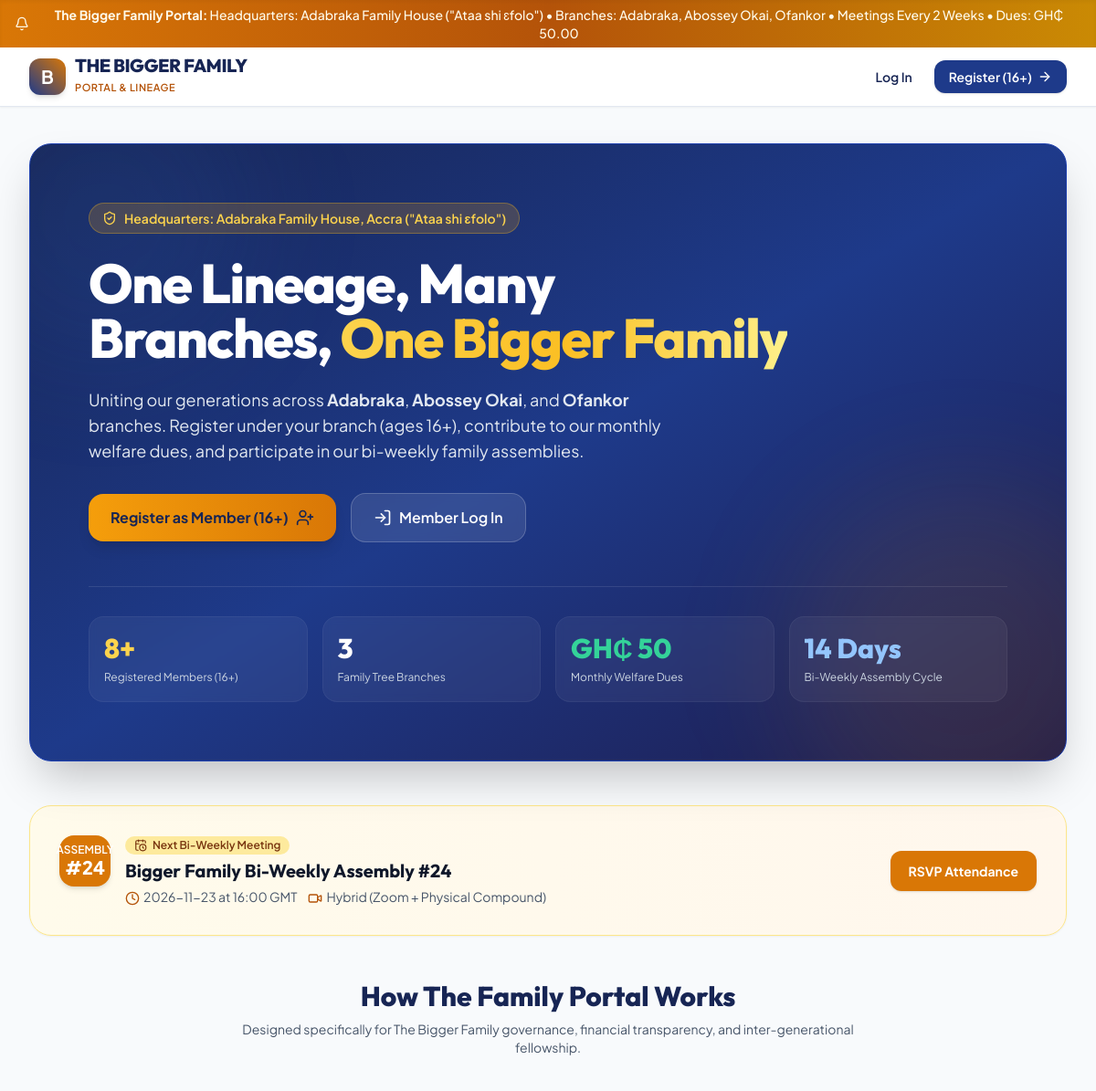
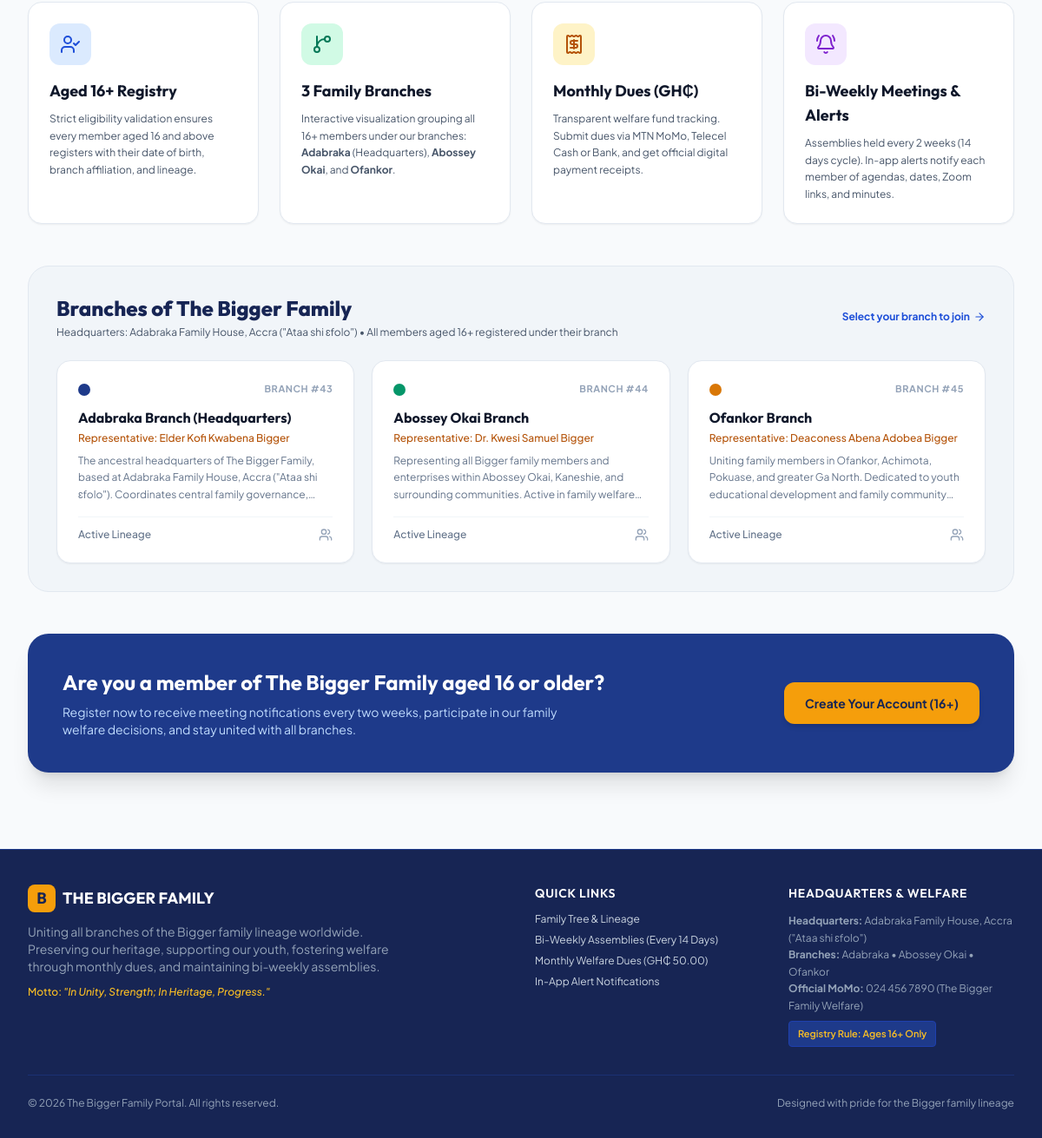
The page / on the database its author committed (2 pictures, top to bottom).
### tables this page shows
CREATE TABLE meetings (
        id INTEGER PRIMARY KEY AUTOINCREMENT,
        title TEXT NOT NULL,
        meeting_type TEXT DEFAULT 'Bi-Weekly General Assembly',
        scheduled_date DATE NOT NULL,
        start_time TEXT NOT NULL,
        end_time TEXT NOT NULL,
        location_type TEXT NOT NULL DEFAULT 'virtual', -- 'virtual', 'physical', 'hybrid'
        location_detail TEXT NOT NULL,
        agenda TEXT,
        minutes TEXT,
        status TEXT DEFAULT 'upcoming', -- 'upcoming', 'in_progress', 'completed', 'cancelled'
        cycle_number INTEGER DEFAULT 1,
        created_at DATETIME DEFAULT CURRENT_TIMESTAMP
    );

CREATE TABLE branches (
        id INTEGER PRIMARY KEY AUTOINCREMENT,
        name TEXT NOT NULL,
        slug TEXT UNIQUE NOT NULL,
        leader_name TEXT,
        description TEXT,
        color_code TEXT DEFAULT '#3B82F6',
        created_at DATETIME DEFAULT CURRENT_TIMESTAMP
    );

### app.py (the view)
@app.route('/')
def index():
    if 'member_id' in session:
        return redirect(url_for('dashboard'))
    conn = get_db()
    branches = conn.execute('SELECT * FROM branches ORDER BY id ASC').fetchall()
    member_count = conn.execute('SELECT COUNT(*) as count FROM members').fetchone()['count']
    branch_count = conn.execute('SELECT COUNT(*) as count FROM branches').fetchone()['count']
    next_meeting = conn.execute('''
        SELECT * FROM meetings
        WHERE status = 'upcoming' AND scheduled_date >= DATE('now')
        ORDER BY scheduled_date ASC, start_time ASC LIMIT 1
    ''').fetchone()
    return render_template('index.html', branches=branches, member_count=member_count, branch_count=branch_count, next_meeting=next_meeting)

### templates/index.html (shortened to what this page needs)
{% extends "base.html" %}
{% block content %}
<div class="space-y-12">
    <div class="relative rounded-3xl overflow-hidden bg-gradient-to-br from-blue-950 via-blue-900 to-indigo-950 text-white shadow-2xl p-8 sm:p-12 lg:p-16 border border-blue-800">
        <div class="absolute -right-20 -bottom-20 w-96 h-96 rounded-full bg-amber-500/10 blur-3xl pointer-events-none"></div>
        <div class="absolute -left-20 -top-20 w-80 h-80 rounded-full bg-blue-500/10 blur-3xl pointer-events-none"></div>
        <div class="relative z-10 max-w-3xl">
            <div class="inline-flex items-center gap-2 px-3.5 py-1.5 rounded-full bg-amber-500/20 text-amber-300 border border-amber-400/30 text-xs sm:text-sm font-semibold mb-6">
                <i data-lucide="shield-check" class="w-4 h-4"></i>
                <span>Headquarters: Adabraka Family House, Accra ("Ataa shi ɛfolo")</span>
            </div>
            <h1 class="font-heading text-3xl sm:text-5xl lg:text-6xl font-extrabold tracking-tight leading-tight mb-6">
                One Lineage, Many Branches, <span class="text-transparent bg-clip-text bg-gradient-to-r from-amber-300 via-amber-400 to-yellow-200">One Bigger Family</span>
            </h1>
            <p class="text-base sm:text-lg text-slate-200 leading-relaxed mb-8 max-w-2xl">
                Uniting our generations across <strong>Adabraka</strong>, <strong>Abossey Okai</strong>, and <strong>Ofankor</strong> branches. Register under your branch (ages 16+), contribute to our monthly welfare dues, and participate in our bi-weekly family assemblies.
            </p>
            <div class="flex flex-wrap items-center gap-4">
                <a href="{{ url_for('register') }}" class="inline-flex items-center gap-2 bg-gradient-to-r from-amber-500 to-amber-600 hover:from-amber-600 hover:to-amber-700 text-blue-950 font-bold px-6 py-3.5 rounded-2xl shadow-lg hover:shadow-xl transition transform hover:-translate-y-0.5">
                    <span>Register as Member (16+)</span>
                    <i data-lucide="user-plus" class="w-5 h-5"></i>
                </a>
                <a href="{{ url_for('login') }}" class="inline-flex items-center gap-2 bg-white/10 hover:bg-white/20 text-white border border-white/20 font-semibold px-6 py-3.5 rounded-2xl transition backdrop-blur-sm">
                    <i data-lucide="log-in" class="w-5 h-5"></i>
                    <span>Member Log In</span>
                </a>
            </div>
        </div>
        <div class="mt-12 pt-8 border-t border-white/10 grid grid-cols-2 sm:grid-cols-4 gap-4">
            <div class="bg-white/5 rounded-2xl p-4 backdrop-blur-sm border border-white/5">
                <span class="text-2xl sm:text-3xl font-extrabold text-amber-300 block font-heading">{{ member_count }}+</span>
                <span class="text-xs text-slate-300">Registered Members (16+)</span>
            </div>
            <div class="bg-white/5 rounded-2xl p-4 backdrop-blur-sm border border-white/5">
                <span class="text-2xl sm:text-3xl font-extrabold text-white block font-heading">{{ branch_count }}</span>
                <span class="text-xs text-slate-300">Family Tree Branches</span>
            </div>
            <div class="bg-white/5 rounded-2xl p-4 backdrop-blur-sm border border-white/5">
                <span class="text-2xl sm:text-3xl font-extrabold text-emerald-400 block font-heading">GH₵ 50</span>
                <span class="text-xs text-slate-300">Monthly Welfare Dues</span>
            </div>
            <div class="bg-white/5 rounded-2xl p-4 backdrop-blur-sm border border-white/5">
                <span class="text-2xl sm:text-3xl font-extrabold text-blue-300 block font-heading">14 Days</span>
                <span class="text-xs text-slate-300">Bi-Weekly Assembly Cycle</span>
            </div>
        </div>
    </div>
    {% if next_meeting %}
    <div class="bg-gradient-to-r from-amber-50 to-orange-50 border border-amber-200 rounded-3xl p-6 sm:p-8 shadow-sm flex flex-col md:flex-row items-center justify-between gap-6">
        <div class="flex items-start gap-4">
            <div class="w-14 h-14 rounded-2xl bg-amber-600 text-white flex flex-col items-center justify-center font-bold shadow-md flex-shrink-0">
                <span class="text-xs uppercase leading-none font-semibold">Assembly</span>
                <span class="text-xl leading-tight font-extrabold">#{{ next_meeting.cycle_number }}</span>
            </div>
            <div>
                <div class="inline-flex items-center gap-1.5 px-2.5 py-0.5 rounded-full bg-amber-200/80 text-amber-900 text-xs font-semibold mb-1">
                    <i data-lucide="calendar-clock" class="w-3.5 h-3.5"></i>
                    <span>Next Bi-Weekly Meeting</span>
                </div>
                <h3 class="font-heading font-bold text-xl text-slate-900">{{ next_meeting.title }}</h3>
                <p class="text-sm text-slate-600 mt-1 flex items-center gap-3">
                    <span><i data-lucide="clock" class="w-4 h-4 inline mr-1 text-amber-700"></i>{{ next_meeting.scheduled_date }} at {{ next_meeting.start_time }} GMT</span>
                    <span><i data-lucide="video" class="w-4 h-4 inline mr-1 text-amber-700"></i>Hybrid (Zoom + Physical Compound)</span>
                </p>
            </div>
        </div>
        <div class="flex items-center gap-3 w-full md:w-auto">
            <a href="{{ url_for('login') }}" class="w-full md:w-auto text-center px-5 py-3 rounded-xl bg-amber-600 hover:bg-amber-700 text-white font-bold text-sm shadow transition">
                RSVP Attendance
            </a>
        </div>
    </div>
    {% endif %}
    <div>
        <div class="text-center max-w-2xl mx-auto mb-10">
            <h2 class="font-heading text-2xl sm:text-3xl font-extrabold text-blue-950">How The Family Portal Works</h2>
            <p class="text-sm text-slate-600 mt-2">Designed specifically for The Bigger Family governance, financial transparency, and inter-generational fellowship.</p>
        </div>
        <div class="grid grid-cols-1 md:grid-cols-4 gap-6">
            <div class="bg-white rounded-2xl p-6 border border-slate-200 shadow-sm hover:shadow-md transition">
                <div class="w-12 h-12 rounded-xl bg-blue-100 text-blue-700 flex items-center justify-center mb-4">
                    <i data-lucide="user-check" class="w-6 h-6"></i>
                </div>
                <h3 class="font-heading font-bold text-lg text-slate-900 mb-2">Aged 16+ Registry</h3>
                <p class="text-xs text-slate-600 leading-relaxed">
                    Strict eligibility validation ensures every member aged 16 and above registers with their date of birth, branch affiliation, and lineage.
                </p>
            </div>
            <div class="bg-white rounded-2xl p-6 border border-slate-200 shadow-sm hover:shadow-md transition">
                <div class="w-12 h-12 rounded-xl bg-emerald-100 text-emerald-700 flex items-center justify-center mb-4">
                    <i data-lucide="git-branch" class="w-6 h-6"></i>
                </div>
                <h3 class="font-heading font-bold text-lg text-slate-900 mb-2">3 Family Branches</h3>
                <p class="text-xs text-slate-600 leading-relaxed">
                    Interactive visualization grouping all 16+ members under our branches: <strong>Adabraka</strong> (Headquarters), <strong>Abossey Okai</strong>, and <strong>Ofankor</strong>.
                </p>
            </div>
            <div class="bg-white rounded-2xl p-6 border border-slate-200 shadow-sm hover:shadow-md transition">
                <div class="w-12 h-12 rounded-xl bg-amber-100 text-amber-700 flex items-center justify-center mb-4">
                    <i data-lucide="receipt" class="w-6 h-6"></i>
                </div>
                <h3 class="font-heading font-bold text-lg text-slate-900 mb-2">Monthly Dues (GH₵)</h3>
                <p class="text-xs text-slate-600 leading-relaxed">
                    Transparent welfare fund tracking. Submit dues via MTN MoMo, Telecel Cash or Bank, and get official digital payment receipts.
                </p>
            </div>
            <div class="bg-white rounded-2xl p-6 border border-slate-200 shadow-sm hover:shadow-md transition">
                <div class="w-12 h-12 rounded-xl bg-purple-100 text-purple-700 flex items-center justify-center mb-4">
                    <i data-lucide="bell-ring" class="w-6 h-6"></i>
                </div>
                <h3 class="font-heading font-bold text-lg text-slate-900 mb-2">Bi-Weekly Meetings & Alerts</h3>
                <p class="text-xs text-slate-600 leading-relaxed">
                    Assemblies held every 2 weeks (14 days cycle). In-app alerts notify each member of agendas, dates, Zoom links, and minutes.
                </p>
            </div>
        </div>
    </div>
    <div class="bg-slate-100 rounded-3xl p-8 border border-slate-200">
        <div class="flex flex-col sm:flex-row sm:items-center justify-between mb-6 gap-2">
            <div>
                <h2 class="font-heading font-extrabold text-2xl text-blue-950">Branches of The Bigger Family</h2>
                <p class="text-xs text-slate-600 mt-1">Headquarters: Adabraka Family House, Accra ("Ataa shi ɛfolo") • All members aged 16+ registered under their branch</p>
            </div>
            <a href="{{ url_for('register') }}" class="text-xs font-bold text-blue-700 hover:text-blue-900 flex items-center gap-1">
                <span>Select your branch to join</span>
                <i data-lucide="arrow-right" class="w-3.5 h-3.5"></i>
            </a>
        </div>
        <div class="grid grid-cols-1 md:grid-cols-3 gap-5">
            {% for b in branches %}
            <div class="bg-white rounded-2xl p-6 border border-slate-200 shadow-sm flex flex-col justify-between hover:shadow-md transition">
                <div>
                    <div class="flex items-center justify-between mb-3">
                        <span class="w-3.5 h-3.5 rounded-full" style="background-color: {{ b.color_code }};"></span>
                        <span class="text-[11px] font-bold text-slate-400 uppercase tracking-wider">Branch #{{ b.id }}</span>
                    </div>
                    <h3 class="font-heading font-bold text-base text-slate-900 mb-1">{{ b.name }}</h3>
                    <p class="text-xs text-amber-700 font-medium mb-2">Representative: {{ b.leader_name or 'Elders Committee' }}</p>
                    <p class="text-xs text-slate-500 line-clamp-3 leading-relaxed mb-4">{{ b.description }}</p>
                </div>
                <div class="pt-3 border-t border-slate-100 flex items-center justify-between text-xs text-slate-500">
                    <span class="font-medium">Active Lineage</span>
                    <i data-lucide="users" class="w-4 h-4 text-slate-400"></i>
                </div>
            </div>
            {% endfor %}
        </div>
    </div>
    <div class="rounded-3xl bg-blue-900 text-white p-8 sm:p-10 flex flex-col sm:flex-row items-center justify-between gap-6 shadow-xl">
        <div>
            <h3 class="font-heading text-2xl font-bold mb-2">Are you a member of The Bigger Family aged 16 or older?</h3>
            <p class="text-sm text-blue-200 max-w-xl">
                Register now to receive meeting notifications every two weeks, participate in our family welfare decisions, and stay united with all branches.
            </p>
        </div>
        <a href="{{ url_for('register') }}" class="whitespace-nowrap px-6 py-3.5 rounded-xl bg-amber-500 hover:bg-amber-600 text-blue-950 font-bold text-sm shadow-md transition">
            Create Your Account (16+)
        </a>
    </div>
</div>
{% endblock %}

### rows shown on the page
meetings: cycle_number "24", title "Bigger Family Bi-Weekly Assembly #24", scheduled_date "2026-11-23", start_time "16:00"
branches: id "43", name "Adabraka Branch (Headquarters)", leader_name "Elder Kofi Kwabena Bigger", description "The ancestral headquarters of The Bigger Family, based at Adabraka Family House, Accra (\"Ataa shi ɛfolo\"). Coordinates central family…"
branches: id "44", name "Abossey Okai Branch", leader_name "Dr. Kwesi Samuel Bigger", description "Representing all Bigger family members and enterprises within Abossey Okai, Kaneshie, and surrounding communities. Active in family…"
branches: id "45", name "Ofankor Branch", leader_name "Deaconess Abena Adobea Bigger", description "Uniting family members in Ofankor, Achimota, Pokuase, and greater Ga North. Dedicated to youth educational development and family…"

### other values the page prints
{{ member_count }} "8"
{{ branch_count }} "3"
